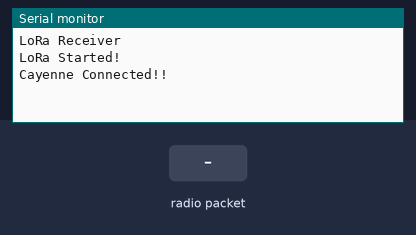
Bench run of a sketch on a simulated ESP8266 (NodeMCU). On the bench: the last lines printed to the serial monitor. Inputs (shaded band) come from the test bench. No radio packets arrive unless stated.

Above: at 2.7 s.
2.8 s: radio packet "1" arrives
At 4.4 s:
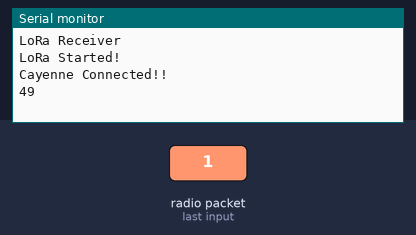
5.0 s: radio packet "0" arrives
At 6.0 s:
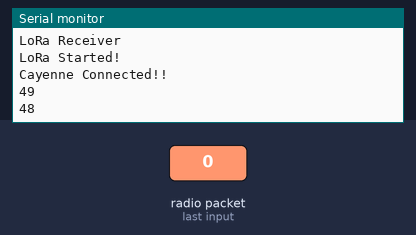
6.5 s: radio packet "2" arrives
At 8.0 s:
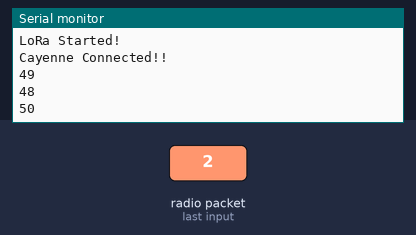

Measured:
- after the input at 2.8 s, the serial monitor: prints a new line after 0.72 s (image 1)
- after the input at 5.0 s, the serial monitor: prints a new line after 0.53 s (image 2)
- after the input at 6.5 s, the serial monitor: prints a new line at once (image 3)

The sketch:

oeeReceiver.ino
```cpp
#include <SPI.h>
#include <LoRa.h>
#include <ArduinoJson.h>
#include <CayenneMQTTESP8266.h>

#define CAYENNE_PRINT Serial
#define ss 15
#define rst 16
#define dio0 2

// WiFi network info.
char ssid[] = "Masrur Saqib"; //WiFi name
char wifiPassword[] = "fatema03"; // WiFi password

// Cayenne authentication info. This should be obtained from the Cayenne Dashboard.
// Register to Cayenne dashboard. Then at the dashboard select "Bring your own thing" and copy the credentials below.
char username[] = "f06af690-cd58-11eb-b767-3f1a8f1211ba";
char password[] = "68a8a8b01075c898d16b73620ca2a5eecec2204e";
char clientID[] = "e25f1540-cdbc-11eb-a2e4-b32ea624e442";

String incoming;

DynamicJsonDocument doc(128);

void setup() {
  Serial.begin(9600);
  Serial.println("LoRa Receiver");
  LoRa.setPins(ss, rst, dio0);
  if (!LoRa.begin(433E6)) {
    Serial.println("Starting LoRa failed!");
    while (1){
      yield();
    }

  }
  Serial.println("LoRa Started!");

  Cayenne.begin(username, password, clientID, ssid, wifiPassword);
  Serial.println("Cayenne Connected!!");
}

void loop() {
  Cayenne.loop();
  int packetSize = LoRa.parsePacket();

  if (packetSize) {
    incoming = "";
    while (LoRa.available()) {
      incoming += LoRa.read();
    }
    Serial.println(incoming);
    deserializeJson(doc, incoming);

    float performance = doc["per"];
    float availability = doc["ava"];
    float quality = doc["qty"];

    Cayenne.virtualWrite(0, performance, "Performance", "null");
    Cayenne.virtualWrite(0, availability, "Availability", "null");
    Cayenne.virtualWrite(0, quality, "Quality", "null");
  }

}
```
